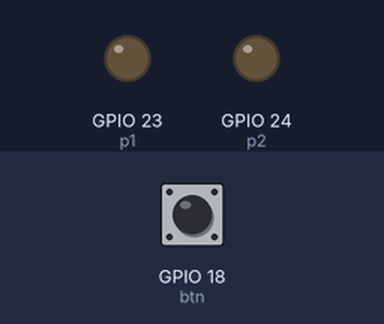
A program run on a simulated Raspberry Pi (BCM pin numbers). Shown: output pins drawn as LEDs (lit = HIGH). The test bench sets the inputs (shaded band); at power-on: GPIO 18 (btn) LOW.

Above: at 1.2 s.
1.3 s: GPIO 18 (btn) pulled HIGH for 0.15 s
At 1.39 s:
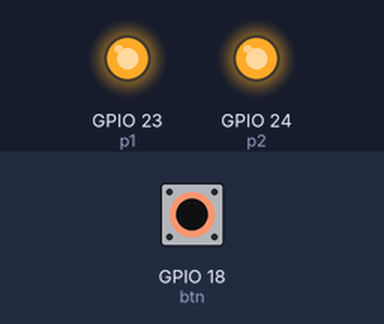
2.9 s: GPIO 18 (btn) pulled HIGH for 3.2 s
At 6.9 s:
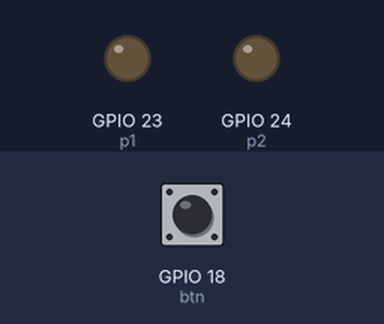
Timing chart, 0 to 8.4 s (numbered marks = the images above; inputs shaded):
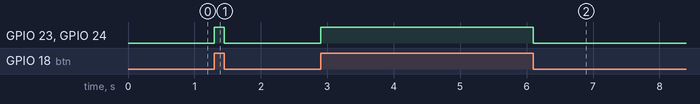

Measured:
- after the input at 1.3 s, GPIO 23 (p1), GPIO 24 (p2): LOW → HIGH at once, → LOW 0.15 s later
- after the input at 2.9 s, GPIO 23 (p1), GPIO 24 (p2): LOW → HIGH at once, → LOW 3.2 s later

The program:

switch_quiz01.py
```python
import RPi.GPIO as g

g.setmode(g.BCM)

btn = 18
p1 = 23
p2 = 24

g.setup(btn, g.IN)
g.setup(p1, g.OUT)
g.setup(p2, g.OUT)

try:
    while True:
        b = g.input(btn)
        g.output(p1, b)
        g.output(p2, b)

except KeyboardInterrupt:
    pass

g.cleanup()
```
